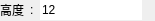
<?xml version="1.0" encoding="UTF-8"?>
<ui version="4.0">
 <class>CImgAttrListItem</class>
 <widget class="QWidget" name="CImgAttrListItem">
  <property name="geometry">
   <rect>
    <x>0</x>
    <y>0</y>
    <width>155</width>
    <height>21</height>
   </rect>
  </property>
  <property name="windowTitle">
   <string>Form</string>
  </property>
  <layout class="QGridLayout" name="gridLayout">
   <property name="leftMargin">
    <number>0</number>
   </property>
   <property name="topMargin">
    <number>0</number>
   </property>
   <property name="rightMargin">
    <number>0</number>
   </property>
   <property name="bottomMargin">
    <number>0</number>
   </property>
   <item row="0" column="2">
    <widget class="QLineEdit" name="attrValue">
     <property name="text">
      <string>12</string>
     </property>
     <property name="frame">
      <bool>false</bool>
     </property>
     <property name="readOnly">
      <bool>true</bool>
     </property>
    </widget>
   </item>
   <item row="0" column="0">
    <widget class="QLabel" name="attrName">
     <property name="text">
      <string>高度</string>
     </property>
    </widget>
   </item>
   <item row="0" column="3">
    <widget class="QLabel" name="attrUnit">
     <property name="text">
      <string/>
     </property>
    </widget>
   </item>
   <item row="0" column="1">
    <widget class="QLabel" name="label">
     <property name="text">
      <string>:</string>
     </property>
    </widget>
   </item>
  </layout>
 </widget>
 <resources/>
 <connections/>
</ui>
